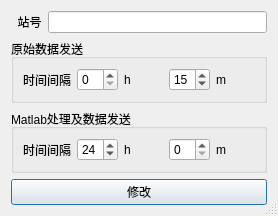
<?xml version="1.0" encoding="UTF-8"?>
<ui version="4.0">
 <class>station_initialize</class>
 <widget class="QDialog" name="station_initialize">
  <property name="geometry">
   <rect>
    <x>0</x>
    <y>0</y>
    <width>278</width>
    <height>195</height>
   </rect>
  </property>
  <property name="sizePolicy">
   <sizepolicy hsizetype="Fixed" vsizetype="Fixed">
    <horstretch>0</horstretch>
    <verstretch>0</verstretch>
   </sizepolicy>
  </property>
  <property name="windowTitle">
   <string>站点配置</string>
  </property>
  <property name="sizeGripEnabled">
   <bool>true</bool>
  </property>
  <layout class="QGridLayout" name="gridLayout_4">
   <item row="1" column="0">
    <layout class="QVBoxLayout" name="verticalLayout">
     <item>
      <layout class="QFormLayout" name="formLayout">
       <item row="0" column="0">
        <widget class="QLabel" name="Label">
         <property name="text">
          <string>  站号</string>
         </property>
        </widget>
       </item>
       <item row="0" column="1">
        <widget class="QLineEdit" name="LineEdit_stationID"/>
       </item>
      </layout>
     </item>
     <item>
      <widget class="QGroupBox" name="groupBox_send_rawdata">
       <property name="title">
        <string>原始数据发送</string>
       </property>
       <layout class="QGridLayout" name="gridLayout">
        <item row="0" column="0">
         <layout class="QFormLayout" name="formLayout_2">
          <item row="0" column="0">
           <widget class="QLabel" name="label_interval_send_rawdata">
            <property name="text">
             <string>时间间隔</string>
            </property>
           </widget>
          </item>
          <item row="0" column="1">
           <layout class="QHBoxLayout" name="horizontalLayout">
            <item>
             <widget class="QSpinBox" name="spinBox_send_rawdata_h">
              <property name="maximum">
               <number>72</number>
              </property>
             </widget>
            </item>
            <item>
             <widget class="QLabel" name="label_4">
              <property name="text">
               <string>h</string>
              </property>
             </widget>
            </item>
            <item>
             <widget class="QSpinBox" name="spinBox_send_rawdata_m">
              <property name="maximum">
               <number>59</number>
              </property>
              <property name="value">
               <number>15</number>
              </property>
             </widget>
            </item>
            <item>
             <widget class="QLabel" name="label_3">
              <property name="text">
               <string>m</string>
              </property>
             </widget>
            </item>
           </layout>
          </item>
         </layout>
        </item>
       </layout>
      </widget>
     </item>
     <item>
      <widget class="QGroupBox" name="groupBox_2">
       <property name="title">
        <string>Matlab处理及数据发送</string>
       </property>
       <layout class="QGridLayout" name="gridLayout_2">
        <item row="0" column="0">
         <layout class="QFormLayout" name="formLayout_3">
          <item row="0" column="0">
           <widget class="QLabel" name="label_6">
            <property name="text">
             <string>时间间隔</string>
            </property>
           </widget>
          </item>
          <item row="0" column="1">
           <layout class="QHBoxLayout" name="horizontalLayout_2">
            <item>
             <widget class="QSpinBox" name="spinBox_mlab_h">
              <property name="minimum">
               <number>0</number>
              </property>
              <property name="maximum">
               <number>72</number>
              </property>
              <property name="value">
               <number>24</number>
              </property>
             </widget>
            </item>
            <item>
             <widget class="QLabel" name="label_7">
              <property name="text">
               <string>h</string>
              </property>
             </widget>
            </item>
            <item>
             <widget class="QSpinBox" name="spinBox_mlab_m">
              <property name="maximum">
               <number>59</number>
              </property>
              <property name="value">
               <number>0</number>
              </property>
             </widget>
            </item>
            <item>
             <widget class="QLabel" name="label_8">
              <property name="text">
               <string>m</string>
              </property>
             </widget>
            </item>
           </layout>
          </item>
         </layout>
        </item>
       </layout>
      </widget>
     </item>
     <item>
      <widget class="QPushButton" name="pushButton">
       <property name="text">
        <string>修改</string>
       </property>
      </widget>
     </item>
    </layout>
   </item>
  </layout>
 </widget>
 <resources/>
 <connections/>
</ui>
